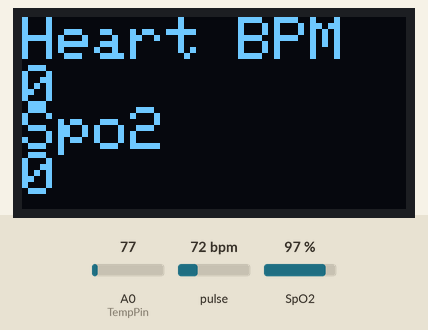
Bench run of a sketch on a simulated ESP8266 (NodeMCU). Parts: 128×64 one-colour display. Inputs (shaded band) come from the test bench; at power-on: pulse 72 bpm, SpO2 97 %, A0 (TempPin) = 77. WiFi joins after 1.5 s; servers stay silent unless stated; what the sketch prints to the serial monitor is not drawn.

Above: at 2.7 s.
2.8 s: pulse set to 42 bpm
At 5.51 s:
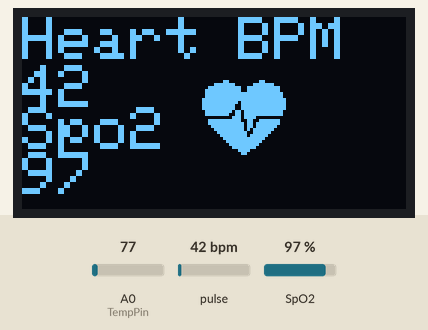
7.1 s: pulse set to 70 bpm
At 8.3 s:
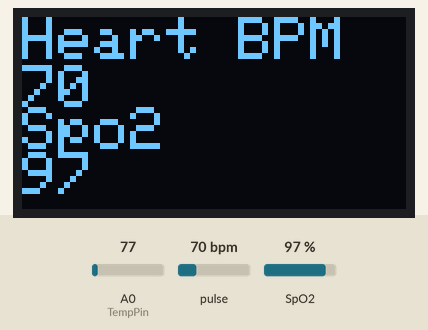
9.2 s: SpO2 set to 80 %
At 11.7 s:
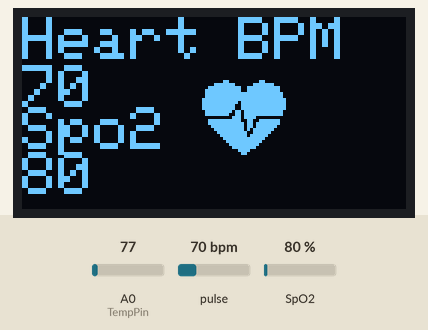
13.4 s: SpO2 set to 85 %
At 16.7 s:
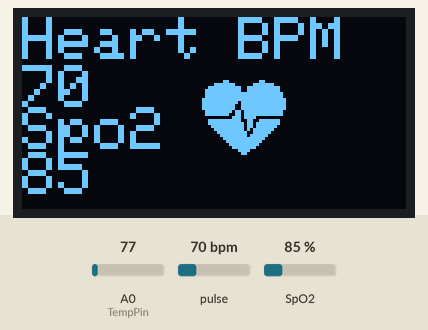
Timing chart, 0 to 16.9 s (numbered marks = the images above; inputs shaded):
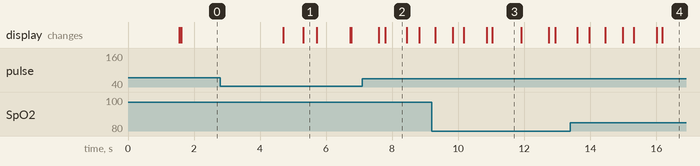

Measured:
- after the input at 9.2 s, the display: first differs from a run without the input after 0.64 s (image 3 shows a later state)
- after the input at 13.4 s, the display: first differs from a run without the input after 0.56 s (image 4 shows a later state)
- what the display in image 1 shows lasts 0.4 s, from 5.3 s to 5.7 s
- what the display in image 2 shows lasts 0.6 s, from 7.8 s to 8.4 s
- what the display in image 3 shows lasts 0.9 s, from 11.0 s to 11.9 s

The sketch:

NewSensorCode.ino
```cpp
#include <ArduinoJson.h>
#include <ESP8266WiFi.h>
#include <WebSocketsClient.h>
#include <Wire.h>
#include "MAX30100_PulseOximeter.h"
#include "Adafruit_GFX.h"
#include "OakOLED.h"

WiFiClientSecure  secured_client;
WebSocketsClient  webSocket;
PulseOximeter     pox;
OakOLED           oled;

const char* ssid     =  "Mohamed";
const char* password =  "mohamed123";

#define SERVER                  "172.20.10.8"
#define PORT                    3000
#define URL                     "/"
#define TempPin                 A0
#define REPORTING_PERIOD_MS     1000

// Variables for Heart Rate
uint32_t tsLastReport = 0;
int HeartRate , SPO2;

// Variables for Temperature
int val;
float Temperature ;

const unsigned char bitmap [] PROGMEM =
{
  0x00, 0x00, 0x00, 0x00, 0x01, 0x80, 0x18, 0x00, 0x0f, 0xe0, 0x7f, 0x00, 0x3f, 0xf9, 0xff, 0xc0,
  0x7f, 0xf9, 0xff, 0xc0, 0x7f, 0xff, 0xff, 0xe0, 0x7f, 0xff, 0xff, 0xe0, 0xff, 0xff, 0xff, 0xf0,
  0xff, 0xf7, 0xff, 0xf0, 0xff, 0xe7, 0xff, 0xf0, 0xff, 0xe7, 0xff, 0xf0, 0x7f, 0xdb, 0xff, 0xe0,
  0x7f, 0x9b, 0xff, 0xe0, 0x00, 0x3b, 0xc0, 0x00, 0x3f, 0xf9, 0x9f, 0xc0, 0x3f, 0xfd, 0xbf, 0xc0,
  0x1f, 0xfd, 0xbf, 0x80, 0x0f, 0xfd, 0x7f, 0x00, 0x07, 0xfe, 0x7e, 0x00, 0x03, 0xfe, 0xfc, 0x00,
  0x01, 0xff, 0xf8, 0x00, 0x00, 0xff, 0xf0, 0x00, 0x00, 0x7f, 0xe0, 0x00, 0x00, 0x3f, 0xc0, 0x00,
  0x00, 0x0f, 0x00, 0x00, 0x00, 0x06, 0x00, 0x00, 0x00, 0x00, 0x00, 0x00, 0x00, 0x00, 0x00, 0x00
};


void onBeatDetected() {
  Serial.println("♥ Beat!");
  if ((SPO2 > 0) && (HeartRate > 0)) {
    sendValuesToServer();
    oled.drawBitmap( 60, 20, bitmap, 28, 28, 1);
    oled.display();
  }
}

void setup() {

  Serial.begin(115200);
  WiFi.begin(ssid, password);
  while (WiFi.status() != WL_CONNECTED)   //Checks wifi connection
  {
    Serial.print(".");
    delay(500);
  }
  Serial.print("\nWiFi connected. IP address: ");
  Serial.println(WiFi.localIP());

  //Connect to websocket server
  webSocket.begin(SERVER, PORT, URL);
  webSocket.onEvent(webSocketEvent);

  oled.begin();
  oled.clearDisplay();
  oled.setTextSize(1);
  oled.setTextColor(1);
  oled.setCursor(0, 0);

  oled.println("Initializing pulse oximeter..");
  oled.display();
  Serial.print("Initializing pulse oximeter..");
  //Check the sensor connection
  if (!pox.begin()) {
    oled.clearDisplay();
    oled.setTextSize(1);
    oled.setTextColor(1);
    oled.setCursor(0, 0);
    oled.println("FAILED");
    oled.display();
    Serial.println("FAILED");
    for (;;);
  } else {
    Serial.println("SUCCESS");
    oled.clearDisplay();
    oled.setTextSize(1);
    oled.setTextColor(1);
    oled.setCursor(0, 0);
    oled.println("SUCCESS");
    oled.display();
  }

  // Configure sensor to use 7.6mA for LED drive
  pox.setIRLedCurrent(MAX30100_LED_CURR_7_6MA);

  // Register a callback routine
  pox.setOnBeatDetectedCallback(onBeatDetected);

}

void loop() {
  webSocket.loop();
  getAllReadings();
}

void webSocketEvent(WStype_t type, uint8_t* payload, size_t length) {
  switch (type) {
    case WStype_DISCONNECTED:
      Serial.println("Disconnected from WebSocket server");
      break;
    case WStype_CONNECTED:
      Serial.println("Connected to WebSocket server");
      break;
  }
}

void sendValuesToServer() {
  StaticJsonDocument<256> jsonDocument;
  String jsonData;
  jsonDocument["value1"] = Temperature ;
  jsonDocument["value2"] = HeartRate;
  jsonDocument["value3"] = SPO2;
  serializeJson(jsonDocument, jsonData);    //Convert JSON object to string to send it to server
  webSocket.sendTXT(jsonData);
}

void getAllReadings() {
  // Read from the sensor
  pox.update();

  // Grab the updated heart rate and SpO2 levels
  if (millis() - tsLastReport > REPORTING_PERIOD_MS) {
    HeartRate = pox.getHeartRate();
    SPO2 = pox.getSpO2();
    Serial.print("Heart rate:");
    Serial.print(HeartRate);
    Serial.print("bpm / SpO2:");
    Serial.print(SPO2);
    Serial.println("%");

    getTempSensor();

    oled.clearDisplay();
    oled.setTextSize(2);
    oled.setTextColor(1);
    oled.setCursor(0, 16);
    oled.println(HeartRate);

    oled.setTextSize(2);
    oled.setTextColor(1);
    oled.setCursor(0, 0);
    oled.println("Heart BPM");

    oled.setTextSize(2);
    oled.setTextColor(1);
    oled.setCursor(0, 30);
    oled.println("Spo2");

    oled.setTextSize(2);
    oled.setTextColor(1);
    oled.setCursor(0, 45);
    oled.println(SPO2);
    oled.display();

    tsLastReport = millis();
  }
  webSocket.loop();
}

void getTempSensor() {
  //LM35 average reading for human 37
  int val = analogRead(TempPin);
  Temperature = ( val / 1024.0) * 330;
  String Temp = "Temperature : " + String(Temperature) + " °C";
  Serial.println(Temp);
}
```
